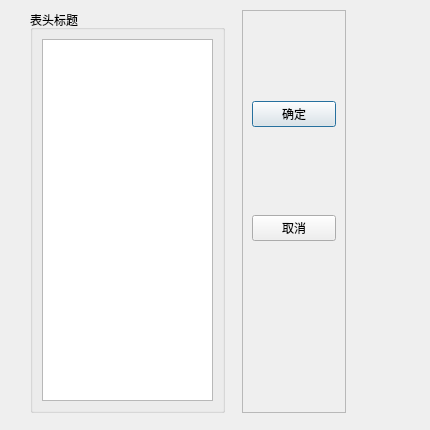
<?xml version="1.0" encoding="UTF-8"?>
<ui version="4.0">
 <class>QDialogSetHeaders</class>
 <widget class="QDialog" name="QDialogSetHeaders">
  <property name="geometry">
   <rect>
    <x>0</x>
    <y>0</y>
    <width>430</width>
    <height>430</height>
   </rect>
  </property>
  <property name="windowTitle">
   <string>Dialog</string>
  </property>
  <widget class="QFrame" name="frame">
   <property name="geometry">
    <rect>
     <x>242</x>
     <y>10</y>
     <width>104</width>
     <height>403</height>
    </rect>
   </property>
   <property name="frameShape">
    <enum>QFrame::StyledPanel</enum>
   </property>
   <property name="frameShadow">
    <enum>QFrame::Raised</enum>
   </property>
   <layout class="QGridLayout" name="gridLayout">
    <item row="0" column="0">
     <spacer name="verticalSpacer_4">
      <property name="orientation">
       <enum>Qt::Vertical</enum>
      </property>
      <property name="sizeHint" stdset="0">
       <size>
        <width>20</width>
        <height>70</height>
       </size>
      </property>
     </spacer>
    </item>
    <item row="1" column="0">
     <widget class="QPushButton" name="btnOK">
      <property name="text">
       <string>确定</string>
      </property>
      <property name="icon">
       <iconset resource="res.qrc">
        <normaloff>:/images/images/704.bmp</normaloff>:/images/images/704.bmp</iconset>
      </property>
     </widget>
    </item>
    <item row="2" column="0">
     <spacer name="verticalSpacer_2">
      <property name="orientation">
       <enum>Qt::Vertical</enum>
      </property>
      <property name="sizeHint" stdset="0">
       <size>
        <width>20</width>
        <height>69</height>
       </size>
      </property>
     </spacer>
    </item>
    <item row="3" column="0">
     <widget class="QPushButton" name="btnCancel">
      <property name="text">
       <string>取消</string>
      </property>
      <property name="icon">
       <iconset resource="res.qrc">
        <normaloff>:/images/images/706.bmp</normaloff>:/images/images/706.bmp</iconset>
      </property>
     </widget>
    </item>
    <item row="4" column="0">
     <spacer name="verticalSpacer">
      <property name="orientation">
       <enum>Qt::Vertical</enum>
      </property>
      <property name="sizeHint" stdset="0">
       <size>
        <width>20</width>
        <height>70</height>
       </size>
      </property>
     </spacer>
    </item>
    <item row="5" column="0">
     <spacer name="verticalSpacer_3">
      <property name="orientation">
       <enum>Qt::Vertical</enum>
      </property>
      <property name="sizeHint" stdset="0">
       <size>
        <width>20</width>
        <height>69</height>
       </size>
      </property>
     </spacer>
    </item>
   </layout>
  </widget>
  <widget class="QGroupBox" name="groupBox">
   <property name="geometry">
    <rect>
     <x>30</x>
     <y>10</y>
     <width>195</width>
     <height>403</height>
    </rect>
   </property>
   <property name="title">
    <string>表头标题</string>
   </property>
   <layout class="QGridLayout" name="gridLayout_2">
    <item row="0" column="0">
     <widget class="QListView" name="listView"/>
    </item>
   </layout>
  </widget>
 </widget>
 <resources>
  <include location="res.qrc"/>
 </resources>
 <connections>
  <connection>
   <sender>btnOK</sender>
   <signal>clicked()</signal>
   <receiver>QDialogSetHeaders</receiver>
   <slot>accept()</slot>
   <hints>
    <hint type="sourcelabel">
     <x>293</x>
     <y>115</y>
    </hint>
    <hint type="destinationlabel">
     <x>214</x>
     <y>214</y>
    </hint>
   </hints>
  </connection>
  <connection>
   <sender>btnCancel</sender>
   <signal>clicked()</signal>
   <receiver>QDialogSetHeaders</receiver>
   <slot>reject()</slot>
   <hints>
    <hint type="sourcelabel">
     <x>293</x>
     <y>228</y>
    </hint>
    <hint type="destinationlabel">
     <x>214</x>
     <y>214</y>
    </hint>
   </hints>
  </connection>
 </connections>
</ui>
